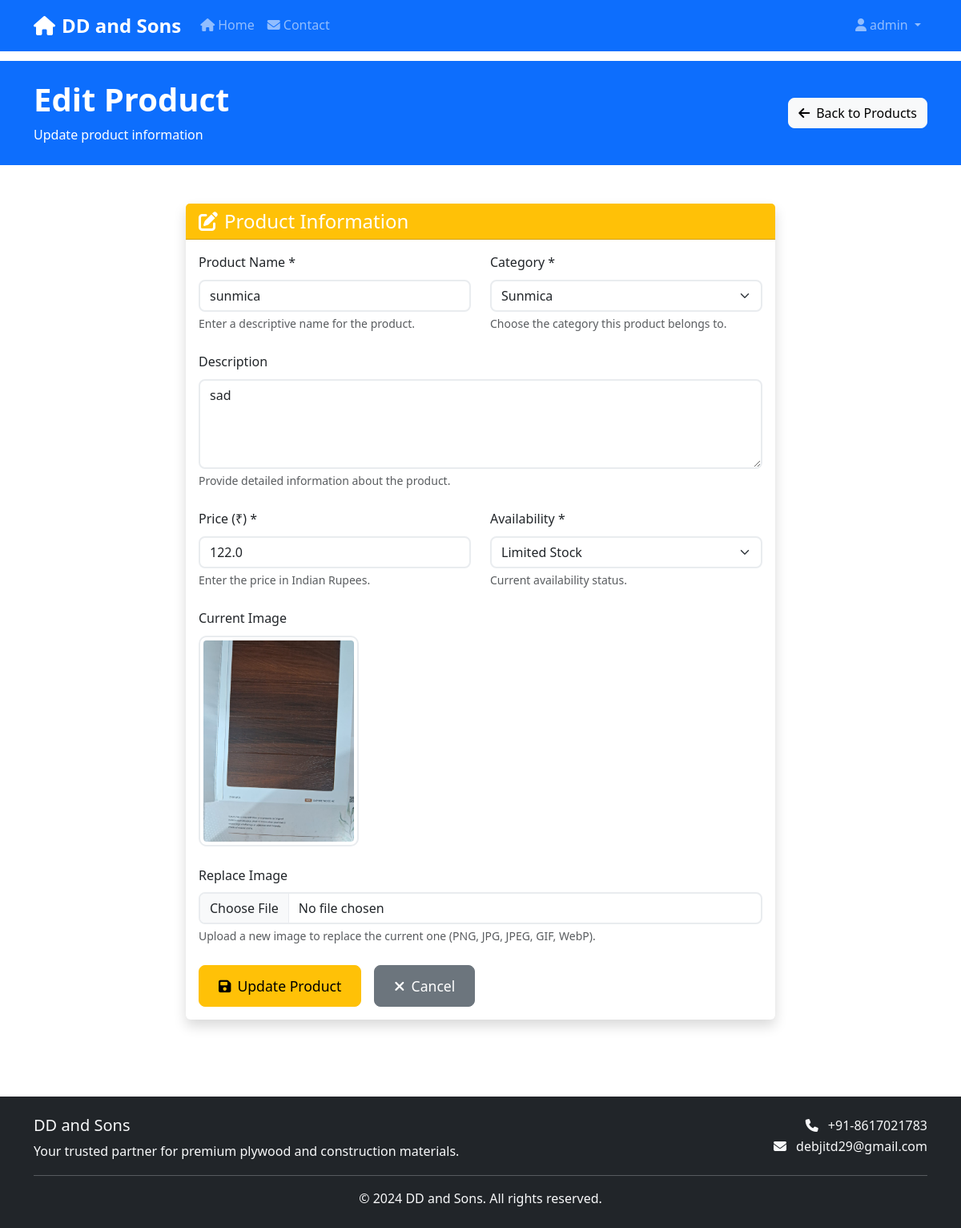
/admin/products/edit/10 (signed in), run on the app's committed database.
### app.py (models this page shows)
class Product(db.Model):
    id = db.Column(db.Integer, primary_key=True)
    name = db.Column(db.String(200), nullable=False)
    description = db.Column(db.Text)
    price = db.Column(db.Float, nullable=False)
    availability = db.Column(db.String(50), default='In Stock')
    image = db.Column(db.String(200))
    pdf_catalog = db.Column(db.String(200))  # PDF file path
    pdf_pages = db.Column(db.Integer, default=0)  # Number of pages in PDF
    view_count = db.Column(db.Integer, default=0)  # Total view count
    qr_code = db.Column(db.Text)  # Base64 encoded QR code
    category_id = db.Column(db.Integer, db.ForeignKey('category.id'), nullable=False)
    created_at = db.Column(db.DateTime, default=datetime.utcnow)

class Category(db.Model):
    id = db.Column(db.Integer, primary_key=True)
    name = db.Column(db.String(100), nullable=False)
    description = db.Column(db.Text)
    image = db.Column(db.String(200))
    qr_code = db.Column(db.Text)  # Base64 encoded QR code
    created_at = db.Column(db.DateTime, default=datetime.utcnow)
    products = db.relationship('Product', backref='category', lazy=True, cascade='all, delete-orphan')

### app.py (the view, shortened to what this page needs)
@app.route('/admin/products/edit/<int:product_id>', methods=['GET', 'POST'])
@login_required
def edit_product(product_id):
    product = Product.query.get_or_404(product_id)
    categories = Category.query.all()
    return render_template('admin/edit_product.html', product=product, categories=categories)

### app.py (called while the page is built)
@app.before_request
def log_request_info():
    client_ip = get_client_ip()
    logger.info(f"Request: {request.method} {request.url} from IP: {client_ip}")

@app.after_request
def log_response_info(response):
    client_ip = get_client_ip()
    logger.info(f"Response: {response.status_code} for {request.method} {request.url} from IP: {client_ip}")
    return response

def get_client_ip():
    if request.headers.get('X-Forwarded-For'):
        return request.headers.get('X-Forwarded-For').split(',')[0].strip()
    elif request.headers.get('X-Real-IP'):
        return request.headers.get('X-Real-IP')
    else:
        return request.remote_addr

def login_required(f):
    from functools import wraps
    @wraps(f)
    def decorated_function(*args, **kwargs):
        if 'user_id' not in session:
            logger.warning(f"Unauthorized access attempt to {request.endpoint} from IP: {get_client_ip()}")
            flash('Please log in to access this page.', 'error')
            return redirect(url_for('login'))
        user = User.query.get(session['user_id'])
        if not user:
            logger.warning(f"Session user not found for user_id: {session['user_id']} from IP: {get_client_ip()}")
            session.clear()
            flash('Session expired. Please log in again.', 'error')
            return redirect(url_for('login'))
        return f(*args, **kwargs)
    return decorated_function

### templates/admin/edit_product.html (shortened to what this page needs)
{% extends "base.html" %}
{% block content %}
<section class="py-4 bg-primary text-white">
    <div class="container">
        <div class="row align-items-center">
            <div class="col-lg-8">
                <h1 class="display-6 fw-bold mb-2">Edit Product</h1>
                <p class="mb-0">Update product information</p>
            </div>
            <div class="col-lg-4 text-lg-end">
                <a href="{{ url_for('manage_products') }}" class="btn btn-light">
                    <i class="fas fa-arrow-left me-2"></i>Back to Products
                </a>
            </div>
        </div>
    </div>
</section>
<section class="py-5">
    <div class="container">
        <div class="row justify-content-center">
            <div class="col-lg-8">
                <div class="card shadow">
                    <div class="card-header bg-warning text-white">
                        <h4 class="mb-0"><i class="fas fa-edit me-2"></i>Product Information</h4>
                    </div>
                    <div class="card-body">
                        <form method="POST" enctype="multipart/form-data">
                            <div class="row">
                                <div class="col-md-6">
                                    <div class="mb-4">
                                        <label for="name" class="form-label">Product Name *</label>
                                        <input type="text" class="form-control" id="name" name="name" required
                                               value="{{ product.name }}">
                                        <div class="form-text">Enter a descriptive name for the product.</div>
                                    </div>
                                </div>
                                <div class="col-md-6">
                                    <div class="mb-4">
                                        <label for="category_id" class="form-label">Category *</label>
                                        <select class="form-select" id="category_id" name="category_id" required>
                                            {% for category in categories %}
                                            <option value="{{ category.id }}" {% if category.id == product.category_id %}selected{% endif %}>
                                                {{ category.name }}
                                            </option>
                                            {% endfor %}
                                        </select>
                                        <div class="form-text">Choose the category this product belongs to.</div>
                                    </div>
                                </div>
                            </div>
                            <div class="mb-4">
                                <label for="description" class="form-label">Description</label>
                                <textarea class="form-control" id="description" name="description" rows="4"
                                          placeholder="Describe the product features, specifications, and benefits...">{{ product.description or '' }}</textarea>
                                <div class="form-text">Provide detailed information about the product.</div>
                            </div>
                            <div class="row">
                                <div class="col-md-6">
                                    <div class="mb-4">
                                        <label for="price" class="form-label">Price (₹) *</label>
                                        <input type="number" class="form-control" id="price" name="price" required
                                               step="0.01" min="0" value="{{ product.price }}">
                                        <div class="form-text">Enter the price in Indian Rupees.</div>
                                    </div>
                                </div>
                                <div class="col-md-6">
                                    <div class="mb-4">
                                        <label for="availability" class="form-label">Availability *</label>
                                        <select class="form-select" id="availability" name="availability" required>
                                            <option value="Limited Stock" {% if product.availability == 'Limited Stock' %}selected{% endif %}>Limited Stock</option>
                                        </select>
                                        <div class="form-text">Current availability status.</div>
                                    </div>
                                </div>
                            </div>
                            {% if product.image %}
                            <div class="mb-4">
                                <label class="form-label">Current Image</label>
                                <div class="mb-3">
                                    <img src="{{ url_for('static', filename='uploads/' + product.image) }}"
                                         alt="{{ product.name }}" class="img-thumbnail" style="max-width: 200px;">
                                </div>
                            </div>
                            {% endif %}
                            <div class="mb-4">
                                <label for="image" class="form-label">
                                    {% if product.image %}Replace Image{% else %}Product Image{% endif %}
                                </label>
                                <input type="file" class="form-control" id="image" name="image"
                                       accept="image/*" onchange="previewImage(this)">
                                <div class="form-text">
                                    {% if product.image %}
                                    Upload a new image to replace the current one (PNG, JPG, JPEG, GIF, WebP).
                                    {% else %}
                                    Upload an image for this product (PNG, JPG, JPEG, GIF, WebP).
                                    {% endif %}
                                </div>
                            </div>
                            <div class="d-flex gap-3">
                                <button type="submit" class="btn btn-warning btn-lg">
                                    <i class="fas fa-save me-2"></i>Update Product
                                </button>
                                <a href="{{ url_for('manage_products') }}" class="btn btn-secondary btn-lg">
                                    <i class="fas fa-times me-2"></i>Cancel
                                </a>
                            </div>
                        </form>
                    </div>
                </div>
            </div>
        </div>
    </div>
</section>
{% endblock %}

### static/css/style.css (style rules this page uses)
body { font-family: 'Segoe UI', Tahoma, Geneva, Verdana, sans-serif; line-height: 1.6; }
.card { transition: transform 0.3s ease, box-shadow 0.3s ease; border: none; }
.btn { border-radius: 8px; font-weight: 500; transition: all 0.3s ease; }
.btn-lg { padding: 12px 24px; font-size: 1.1rem; }
.form-control, .form-select { border-radius: 8px; border: 2px solid #e9ecef; transition: border-color 0.3s ease, box-shadow 0.3s ease; }
.img-thumbnail { border-radius: 10px; border: 2px solid #e9ecef; }

### data on the page
Product: name "sunmica", category_id "Sunmica", description "sad", price "122.0", availability "Limited Stock", image (picture)

### other printed values
{{ session.username }} "admin"
